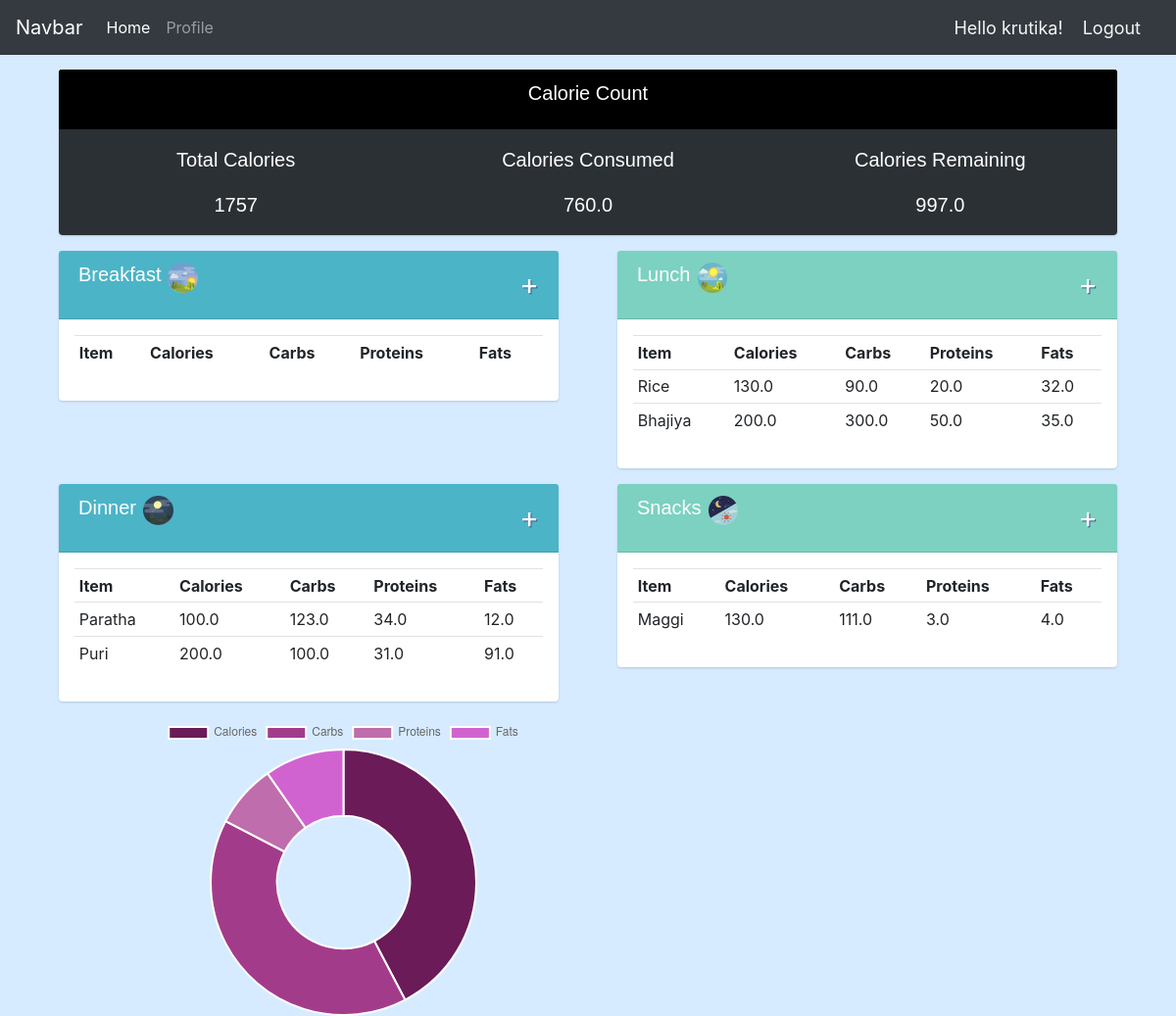
/home/14/ (signed in), run on the app's committed database.
### cc/models.py (models this page shows, shortened)
class Food(models.Model):
    FOOD_CATEGORY = (
        ('Breakfast','Breakfast'),
        ('Lunch','Lunch'),
        ('Dinner','Dinner'),
        ('Snacks','Snacks')
    )
    item = models.CharField(max_length=100, null=True)
    calories = models.FloatField(null=True)
    carbs = models.FloatField(null=True)
    proteins = models.FloatField(null=True)
    fats = models.FloatField(null=True)
    food_category = models.CharField(max_length=40,null=True,choices=FOOD_CATEGORY)
    customer = models.ForeignKey(Customer,null=True,on_delete=models.SET_NULL)

### cc/views.py (the view)
# urls.py: 2. Add a URL to urlpatterns:  path('', views.home, name='home')
@login_required(login_url = 'login')
def home(request, pk):
    customer = Customer.objects.get(id=pk)
    foodItems = customer.food_set.all()
    breakfast = foodItems.filter(food_category="Breakfast")
    lunch = foodItems.filter(food_category="Lunch")
    snacks = foodItems.filter(food_category="Snacks")
    dinner = foodItems.filter(food_category="Dinner")
    calorieCount = dummycalc(pk)
    calorieConsumed = 0
    for item in foodItems:
        calorieConsumed += item.calories
    caloriesLeft = calorieCount - calorieConsumed
    data = []
    data.append(calorieConsumed)
    pieCarbs=0
    pieProteins=0
    pieFats=0
    for item in foodItems:
        pieCarbs += item.carbs
        pieProteins += item.proteins
        pieFats += item.fats
    data.append(pieCarbs)
    data.append(pieProteins)
    data.append(pieFats)
    context = {'calorieCount':calorieCount,'breakfast':breakfast,'lunch':lunch,
    'snacks':snacks,'dinner':dinner,'calorieConsumed':calorieConsumed,'caloriesLeft':caloriesLeft,'data':data}
    return render(request,'cc/home.html',context)

### cc/caloriecalc.py (called while the page is built)
def dummycalc(pk):
    customer = Customer.objects.get(id=pk)
    Idealcalorie = 0
    if customer.gender == "Male":
        Idealcalorie = (10*(customer.weight)) + (6.25*(customer.height)) - (5*(customer.age)) + 5
    else:
        Idealcalorie = (10*(customer.weight)) + (6.25*(customer.height)) - (5*(customer.age)) - 161
    if customer.category == "Inactive":
        Idealcalorie *= 1.2
    elif customer.category == "Moderately active":
        Idealcalorie *= 1.3
    else:
        Idealcalorie *= 1.4
    return round(Idealcalorie)

### cc/templates/cc/home.html (shortened to what this page needs)
{%  extends 'cc/main.html' %}
{% load static %}
{% block content %}
<div class="container">
    <div class="row status">
        <div class="col">
            <div class="col-md">
                <div class="card text-center text-white mb-3" id="calorie-count">
                    <div class="card-header calorie-header" >
                        <h5 class="card-title" style="float: center; font-family: sans-serif; font-size: 20px;">Calorie Count</h5>
                    </div>
                    <div class="card-body">
                        <div class="row">
                            <div class="col-md text-white mb-3 text-data">
                                Total Calories
                            </div>
                            <div class="col-md text-white mb-3 text-data">
                                Calories Consumed
                            </div>
                            <div class="col-md text-white mb-3 text-data">
                                Calories Remaining
                            </div>
                        </div>
                        <div class="row">
                            <div class="col-md text-data">
                                {{calorieCount}}
                            </div>
                            <div class="col-md text-data">
                                {{calorieConsumed}}
                            </div>
                            <div class="col-md text-data">
                                {{caloriesLeft}}
                            </div>
                        </div>
                    </div>
                </div>
            </div>
        </div>
    </div>
    <div class="row">
        <div class="col-md-6">
            <div class="row">
                <div class="col">
                    <div class="col-md">
                        <div class="card text-white mb-3">
                            <div class="card-header food-header1" >
                                <img src="{% static '/images/breakfast.png' %}" id="logo">
                                <h5 class="card-title text-data" id="bf">Breakfast</h5>
                                <a id="add-link" href="{% url 'food_details' request.user.customer.id 1 %}">&#x2b;</a>
                            </div>
                            <div class="card-body">
                                <table class="table table-sm">
                                    <tr>
                                        <th>Item</th>
                                        <th>Calories</th>
                                        <th>Carbs</th>
                                        <th>Proteins</th>
                                        <th>Fats</th>
                                    </tr>
                                </table>
                            </div>
                        </div>
                    </div>
                </div>
            </div>
        </div>
        <div class="col-md-6">
            <div class="row">
                <div class="col">
                    <div class="col-md">
                        <div class="card text-white mb-3">
                            <div class="card-header food-header2" >
                                <img src="{% static '/images/lunch.png' %}" id="logo">
                                <h5 class="card-title text-data">Lunch</h5>
                                <a id="add-link" href="{% url 'food_details' request.user.customer.id 2 %}">&#x2b;</a>
                            </div>
                            <div class="card-body">
                                <table class="table table-sm">
                                    <tr>
                                        <th>Item</th>
                                        <th>Calories</th>
                                        <th>Carbs</th>
                                        <th>Proteins</th>
                                        <th>Fats</th>
                                    </tr>
                                    {% for food in lunch %}
                                        <tr>
                                            <td>{{food.item}}</td>
                                            <td>{{food.calories}}</td>
                                            <td>{{food.carbs}}</td>
                                            <td>{{food.proteins}}</td>
                                            <td>{{food.fats}}</td>
                                        </tr>
                                    {% endfor %}
                                </table>
                            </div>
                        </div>
                    </div>
                </div>
            </div>
        </div>
    </div>
    <div class="row">
        <div class="col-md-6">
            <div class="row">
                <div class="col">
                    <div class="col-md">
                        <div class="card text-white mb-3">
                            <div class="card-header food-header3" >
                                <img src="{% static '/images/dinner.png' %}" id="logo">
                                <h5 class="card-title text-data">Dinner</h5>
                                <a id="add-link" href="{% url 'food_details' request.user.customer.id 4 %}">&#x2b;</a>
                            </div>
                            <div class="card-body">
                                <table class="table table-sm">
                                    <tr>
                                        <th>Item</th>
                                        <th>Calories</th>
                                        <th>Carbs</th>
                                        <th>Proteins</th>
                                        <th>Fats</th>
                                    </tr>
                                    {% for food in dinner %}
                                        <tr>
                                            <td>{{food.item}}</td>
                                            <td>{{food.calories}}</td>
                                            <td>{{food.carbs}}</td>
                                            <td>{{food.proteins}}</td>
                                            <td>{{food.fats}}</td>
                                        </tr>
                                    {% endfor %}
                                </table>
                            </div>
                        </div>
                    </div>
                </div>
            </div>
        </div>
        <div class="col-md-6">
            <div class="row">
                <div class="col">
                    <div class="col-md">
                        <div class="card text-white mb-3">
                            <div class="card-header food-header4" >
                                <img src="{% static '/images/snacks.png' %}" id="logo">
                                <h5 class="card-title text-data">Snacks</h5>
                                <a id="add-link" href="{% url 'food_details' request.user.customer.id 3 %}">&#x2b;</a>
                            </div>
                            <div class="card-body">
                                <table class="table table-sm">
                                    <tr>
                                        <th>Item</th>
                                        <th>Calories</th>
                                        <th>Carbs</th>
                                        <th>Proteins</th>
                                        <th>Fats</th>
                                    </tr>
                                    {% for food in snacks %}
                                        <tr>
                                            <td>{{food.item}}</td>
                                            <td>{{food.calories}}</td>
                                            <td>{{food.carbs}}</td>
                                            <td>{{food.proteins}}</td>
                                            <td>{{food.fats}}</td>
                                        </tr>
                                    {% endfor %}
                                </table>
                            </div>
                        </div>
                    </div>
                </div>
            </div>
        </div>
    </div>
    {% include 'cc/chart.html' %}
{% endblock %}

### cc/templates/cc/navbar.html (shortened to what this page needs)
<nav class="navbar navbar-expand-lg navbar-dark bg-dark">
    <a class="navbar-brand" href="#">Navbar</a>
    <div class="collapse navbar-collapse" id="navbarSupportedContent">
      <ul class="navbar-nav mr-auto">
        <li class="nav-item active">
          <a class="nav-link" href="{% url 'home' request.user.customer.id %}">Home <span class="sr-only">(current)</span></a>
        </li>
        <li class="nav-item">
          <a class="nav-link" href="{% url 'profile_page' request.user.customer.id %}">Profile</a>
        </li>
    </div>
    <span class="msg" style="font-size: 18px; color: whitesmoke; margin-right: 20px;">Hello {{request.user}}!</span>
    <span><a class="msg" href="{% url 'logout' %}" style="font-size: 18px; color: whitesmoke; margin-right: 20px;">Logout</a></span>
  </nav>

### static/css/main.css (style rules this page uses)
body { background-color: rgb(214, 235, 255); }
#logo { height: 8%; width: 8% ; padding-left: 7px; }
.status { padding-top: 15px; }
#calorie-count { background-color:rgba(0, 0, 0, 0.797); }
.calorie-header { background-color:black!important; }
.text-data { font-family: sans-serif; font-size: 20px; float:left; }
.food-header1 { background-color: #4cb4c7; }
.food-header2 { background-color: #7CD1C0; }
.food-header3 { background-color: #4cb4c7; }
.food-header4 { background-color: #7CD1C0; }
#add-link { color: white; text-decoration: none; font-size: 30px; text-shadow: 1px 1px #3b5581; float:right; }
body { color: #1a202c; text-align: left; }
.card { box-shadow: 0 1px 3px 0 rgba(0,0,0,.1), 0 1px 2px 0 rgba(0,0,0,.06); }
.card { position: relative; display: flex; flex-direction: column; min-width: 0; word-wrap: break-word; background-color: #fff; background-clip: border-box; border: 0 solid rgba(0,0,0,.125); border-radius: .25rem; }
.card-body { flex: 1 1 auto; min-height: 1px; padding: 1rem; }
.mb-3, .my-3 { margin-bottom: 1rem!important; }

### data on the page
Food: item "Rice", calories "130.0", carbs "90.0", proteins "20.0", fats "32.0"
Food: item "Bhajiya", calories "200.0", carbs "300.0", proteins "50.0", fats "35.0"
Food: item "Paratha", calories "100.0", carbs "123.0", proteins "34.0", fats "12.0"
Food: item "Puri", calories "200.0", carbs "100.0", proteins "31.0", fats "91.0"
Food: item "Maggi", calories "130.0", carbs "111.0", proteins "3.0", fats "4.0"

### other printed values
{{ request.user }} "krutika"
{{ calorieCount }} "1757"
{{ calorieConsumed }} "760.0"
{{ caloriesLeft }} "997.0"
chart data {{ data|safe }} [760.0, 724.0, 138.0, 174.0]
